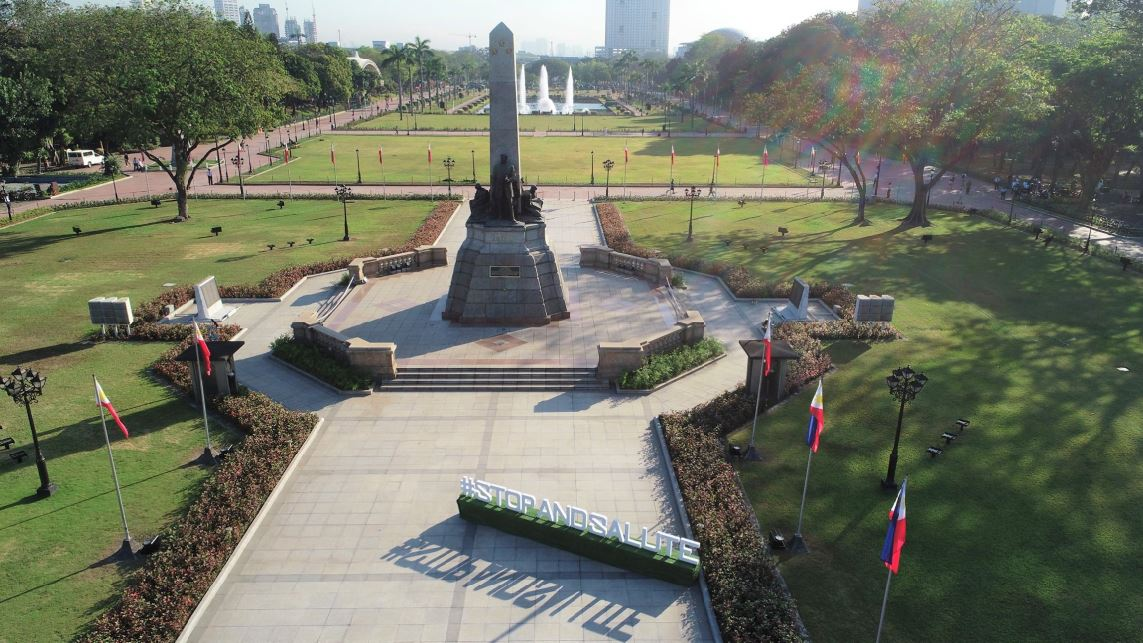
#> input picture OpenCV/Photos/Rizal-Park.jpg, 1143 x 643 px
$ python gradients.py
#> lines starting #> are read from the running program, lines starting #| are printed output that depends on the picture; after the words box and inside, x2 and y2 are one past the last pixel; in counts of white or black regions, pixels touching at a corner belong together
from cv2 import cv2 as cv
import numpy as np

img = cv.imread('Photos/Rizal-Park.jpg')
#> img is the input picture: shape (643, 1143, 3); mean B, G, R 100.1, 116.2, 112.8
cv.imshow('Rizal Park', img)

gray = cv.cvtColor(img, cv.COLOR_BGR2GRAY)
cv.imshow('Gray', gray)

# laplacian
lap = cv.Laplacian(gray, cv.CV_64F)
lap = np.uint8(np.absolute(lap))
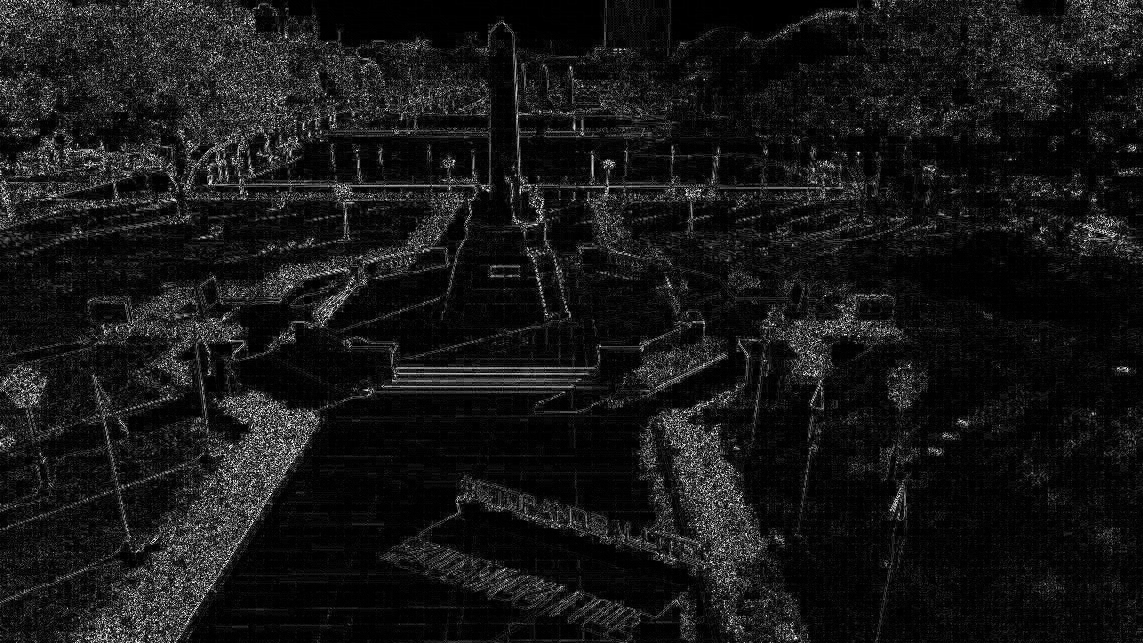
#> lap: shape (643, 1143); min 0, max 255, mean 22.7
cv.imshow('Laplacian', lap)

# Sobwl
sobelx = cv.Sobel(gray, cv.CV_64F, 1, 0)
sobely = cv.Sobel(gray, cv.CV_64F, 0, 1)

combined_sobel = cv.bitwise_or(sobelx, sobely)
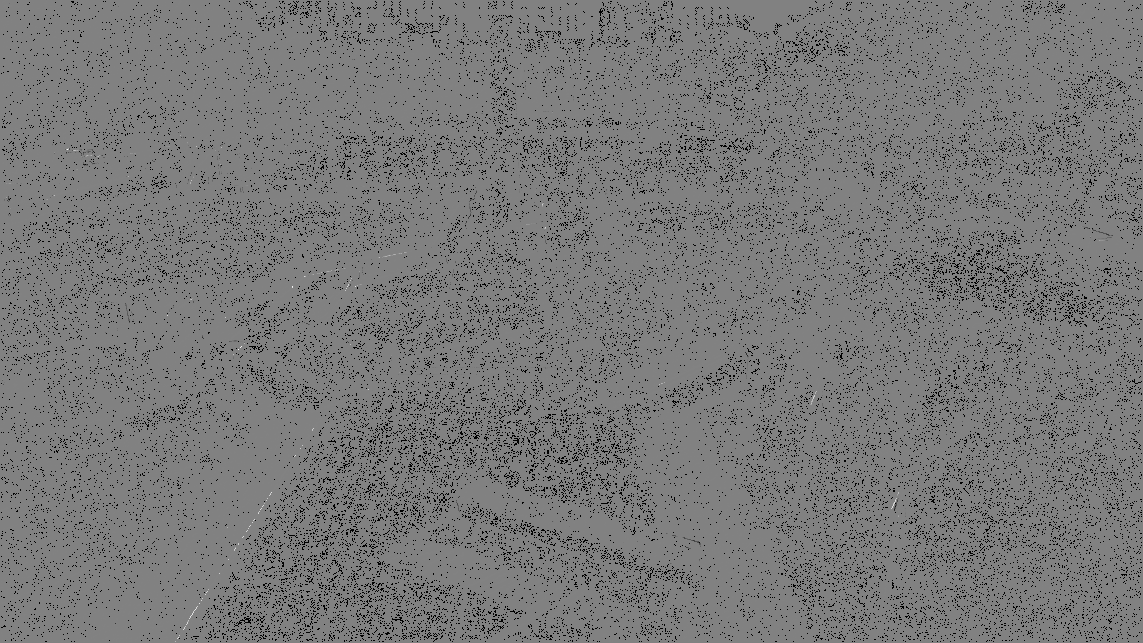
#> combined_sobel: shape (643, 1143) float64; 6.32% of the values are NaN or infinite; the others: min -130816, max 126336, mean -88.04; drawn with min black, max white, NaN and infinite black

cv.imshow('Sobel X', sobelx)
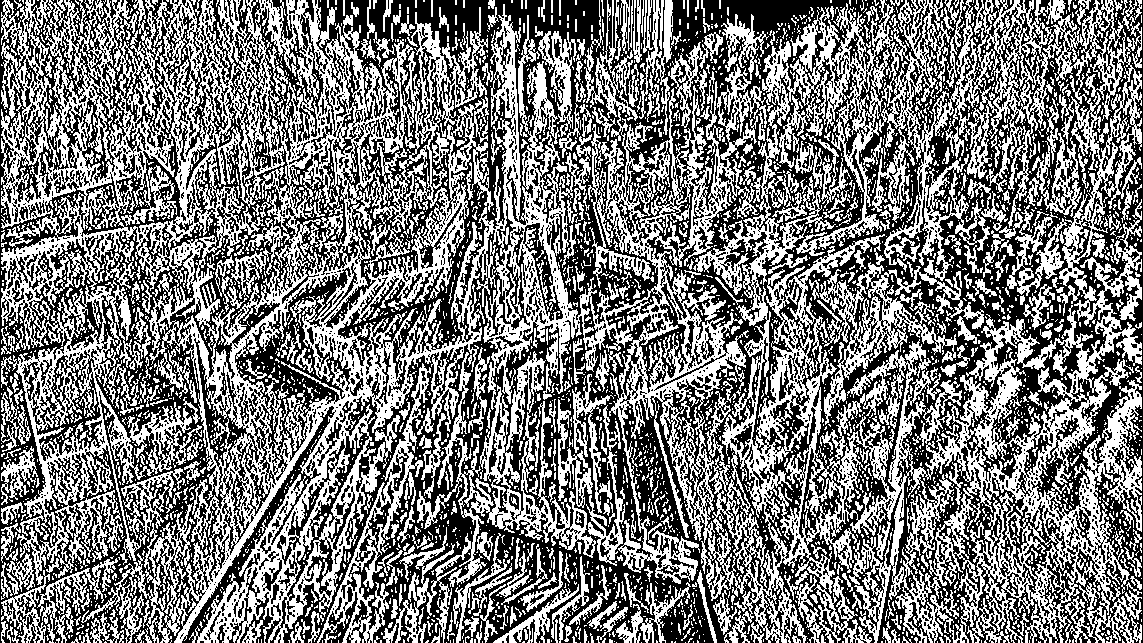
#> window 'Sobel X': shape (643, 1143); 47.8% white in thin lines or dots
cv.imshow('Sobel Y', sobely)
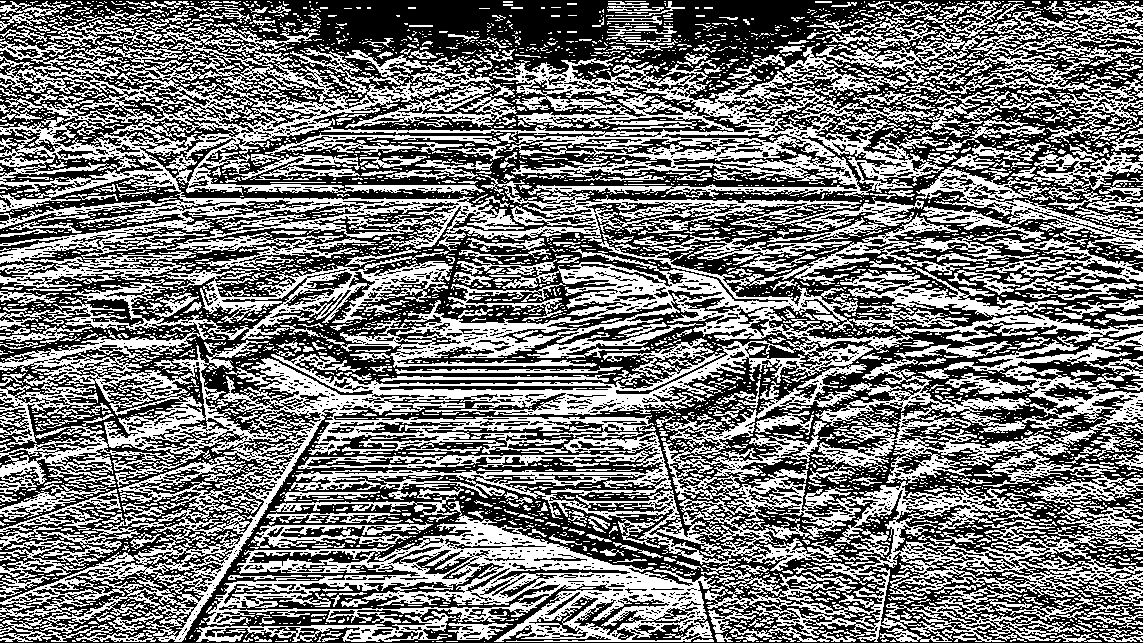
#> window 'Sobel Y': shape (643, 1143); 46.6% white; 4230 white regions (3606 under 20 px), largest, box (x1, y1, x2, y2) and area: (0, 20, 1143, 642) 235524, (816, 1, 1143, 143) 12367, (916, 152, 1143, 253) 5895
cv.imshow('Combined Sobel', combined_sobel)
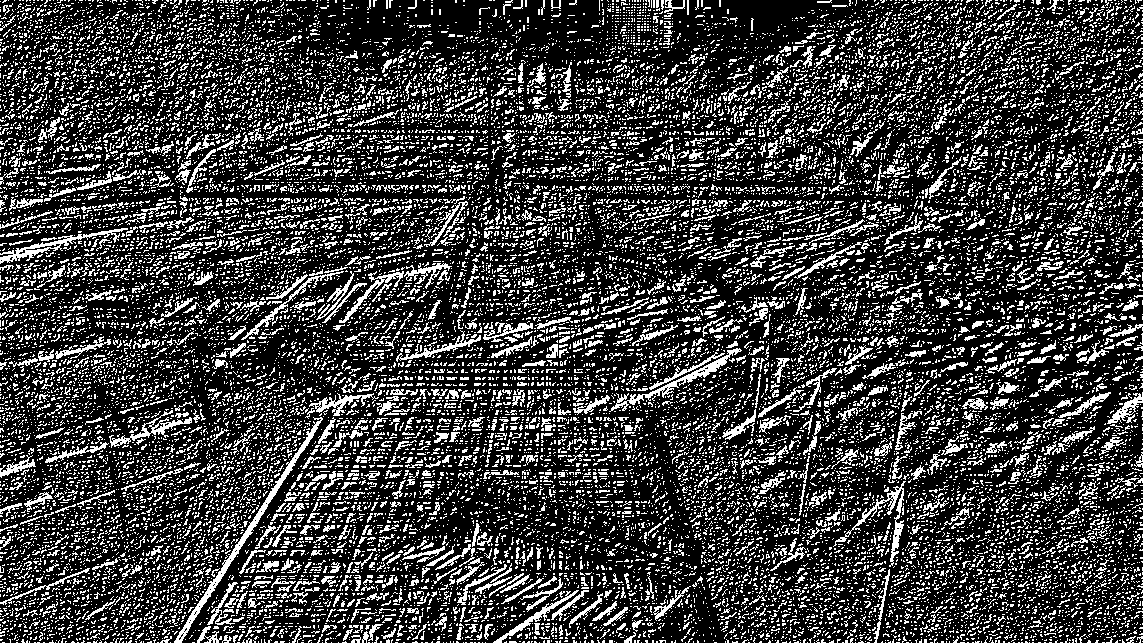
#> window 'Combined Sobel': shape (643, 1143); 23.8% white in thin lines or dots


canny = cv.Canny(gray, 150, 175)
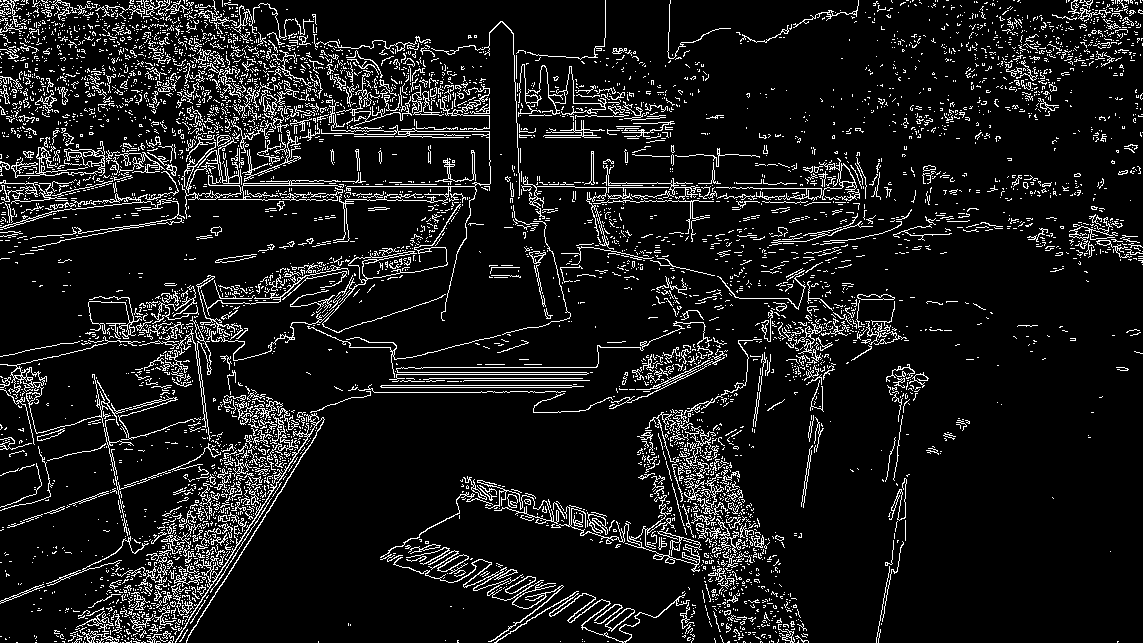
#> canny: shape (643, 1143); 9.7% white in thin lines or dots
cv.imshow('Canny', canny)
cv.waitKey(0)

$ run again, with OpenCV/Photos/City.jpg copied over OpenCV/Photos/Rizal-Park.jpg
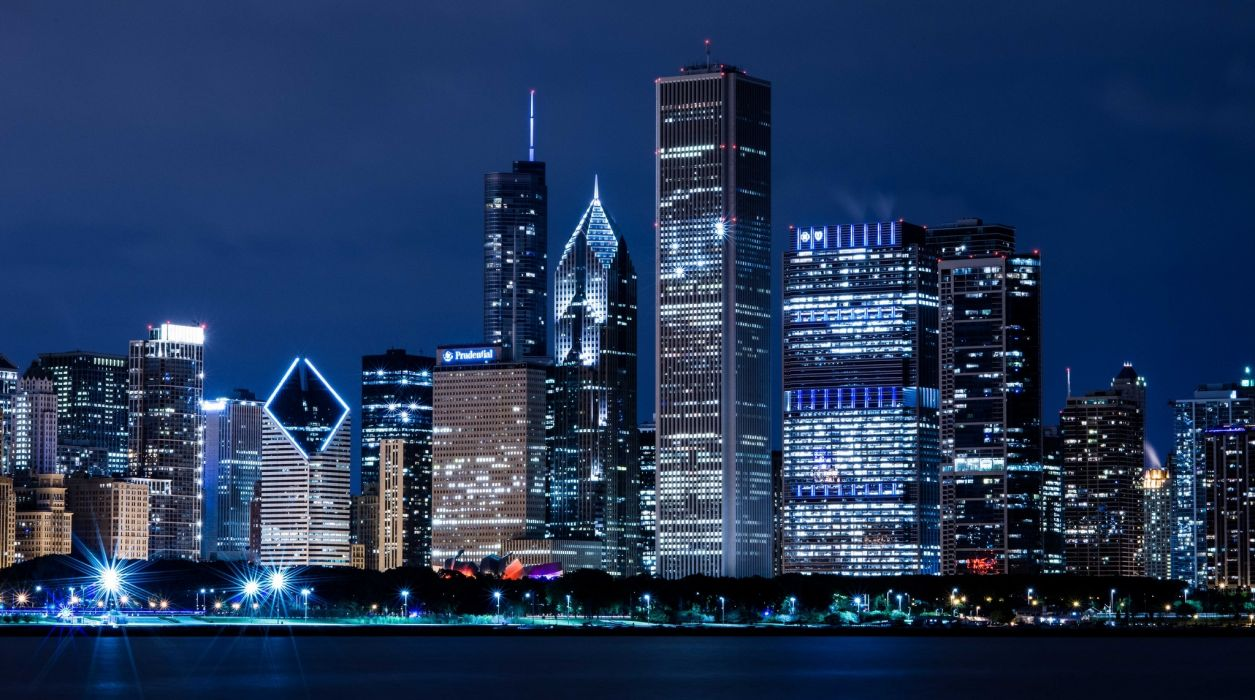
#> input picture OpenCV/Photos/City.jpg, 1255 x 700 px
#> img is the input picture: shape (700, 1255, 3); mean B, G, R 89.1, 54.4, 33.4
#> `cv.imshow('Sobel X', sobelx)`:
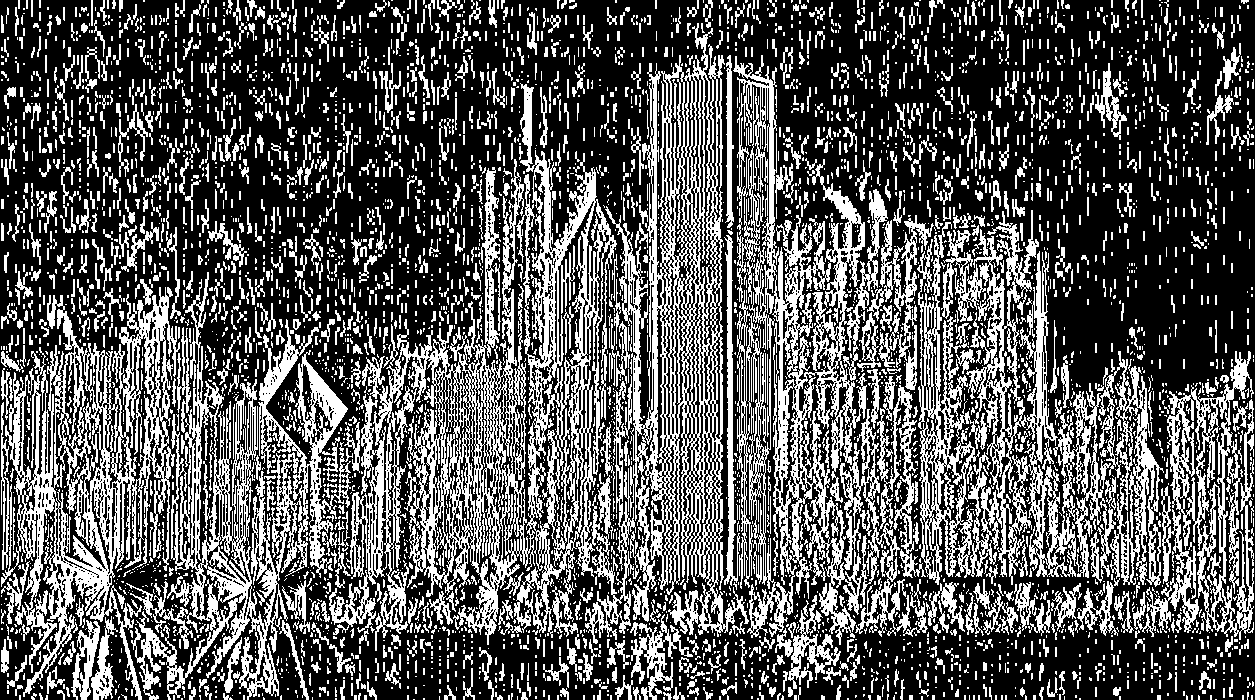
#> window 'Sobel X': shape (700, 1255); 34.5% white in thin lines or dots
#> `canny = cv.Canny(gray, 150, 175)`:
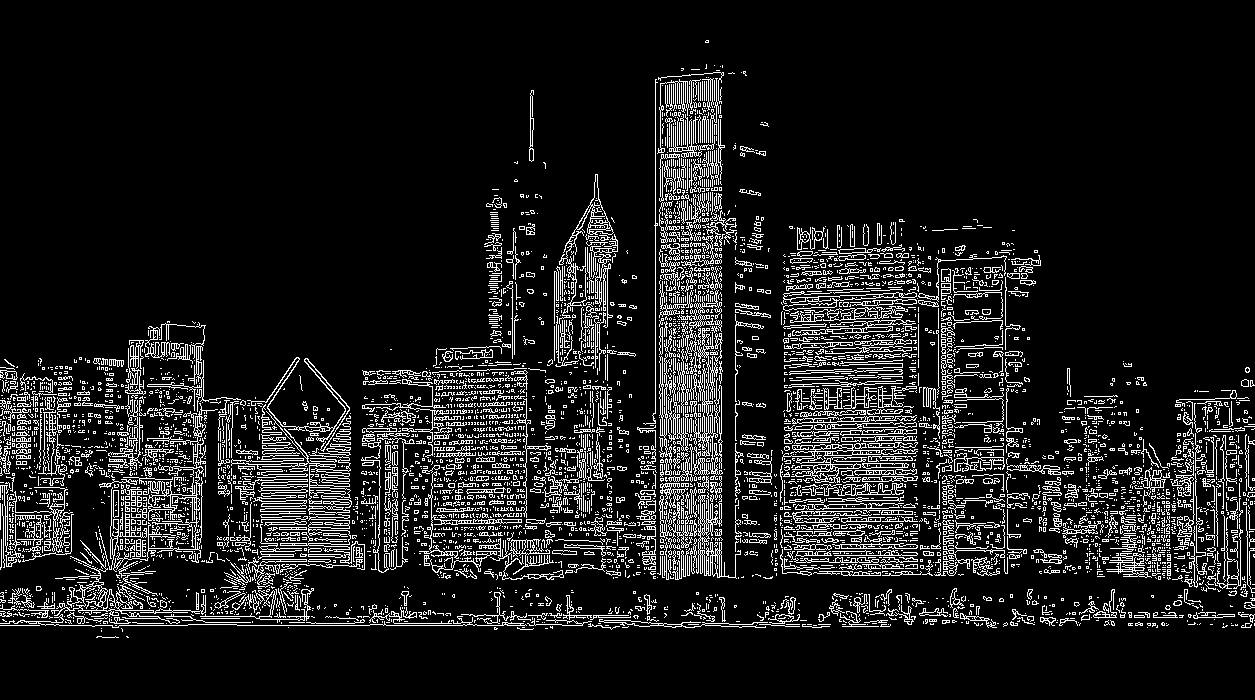
#> canny: shape (700, 1255); 10.9% white in thin lines or dots, all inside (x1, y1, x2, y2) = (0, 40, 1255, 638)

$ run again, with OpenCV/Photos/Kitten.jpg copied over OpenCV/Photos/Rizal-Park.jpg
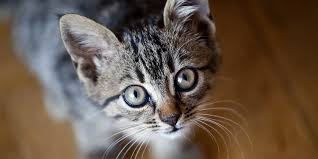
#> input picture OpenCV/Photos/Kitten.jpg, 318 x 159 px
#> img is the input picture: shape (159, 318, 3); mean B, G, R 75.4, 88.7, 105
#> `cv.imshow('Sobel X', sobelx)`:
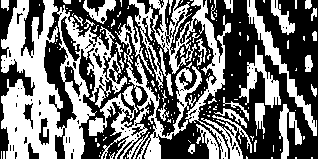
#> window 'Sobel X': shape (159, 318); 45.2% white; 171 white regions (132 under 20 px), largest, box (x1, y1, x2, y2) and area: (1, 0, 127, 159) 9312, (129, 0, 231, 159) 3359, (88, 56, 202, 159) 3103
#> `canny = cv.Canny(gray, 150, 175)`:
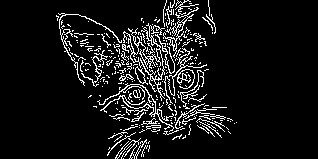
#> canny: shape (159, 318); 8.6% white in thin lines or dots, all inside (x1, y1, x2, y2) = (56, 0, 237, 159)
